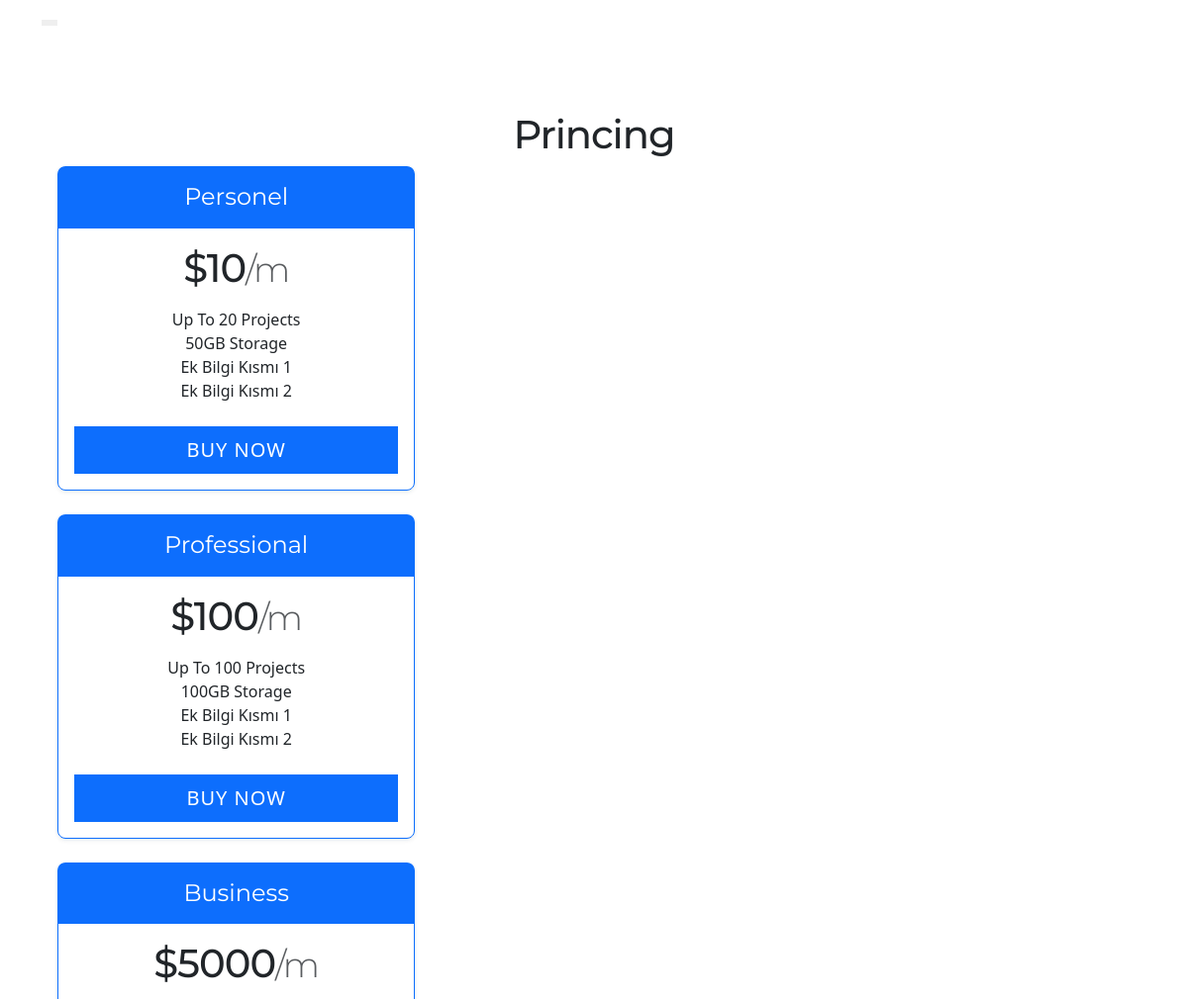
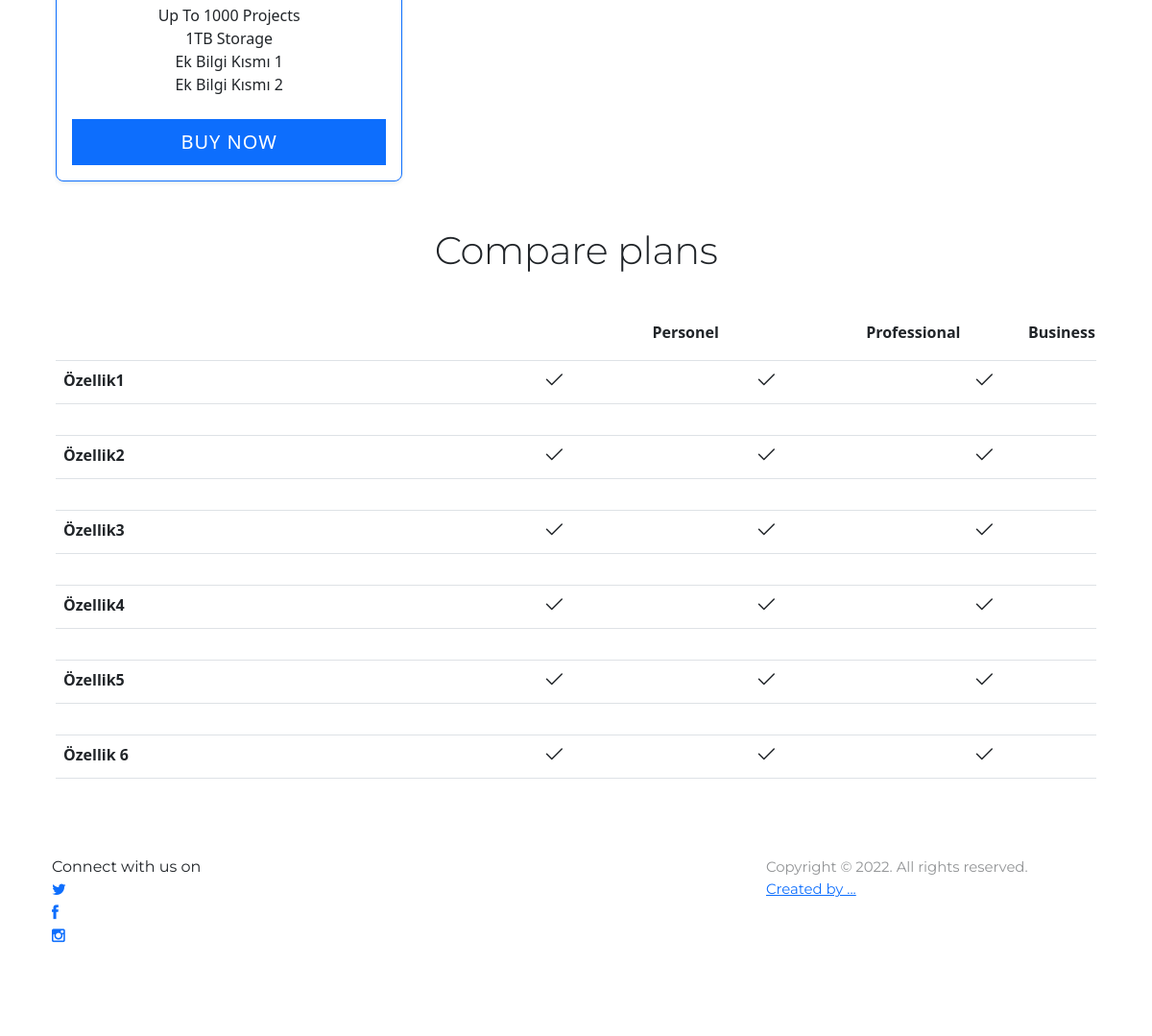
The page /pricing/ on the database its author committed (2 pictures, top to bottom).
### projectapp/models.py (models this page shows, shortened)
class Professional_second(models.Model):
    title = models.CharField(max_length=50)
    max_proje = models.CharField(max_length=50)
    fiyati = models.IntegerField()
    metin = models.CharField(max_length=50)
    depolama_alani = models.CharField(max_length=50)
    ek_bilgi = models.CharField(max_length=50)
    ek_bilgi2 = models.CharField(max_length=50)
    bilgi2 = models.BooleanField(default=False)

class Featurepricing(models.Model):
    ozellik = models.CharField(max_length=50)

### projectapp/views.py (the view)
# urls.py: path('pricing/', projectappViews.pricing, name='pricing'),
def pricing(request):
    professionals = Professional_second.objects.all()
    featurepricings = Featurepricing.objects.all()
    return render(request, 'pricing.html',{'professionals':professionals, 'featurepricings':featurepricings})

### projectapp/templates/pricing.html (shortened to what this page needs)
{% extends 'base.html' %}
{% block content %}
{% load static %}
{% include "nav2.html" %}
<link rel="stylesheet" href="{% static  '/css/bootstrap.min.css'   %}">
<div class="container py-3">
    <div class="pricing-header p-3 pb-md-4 mx-auto text-center">
      <h1>Princing </h1>
      <main>
        {% for professional in professionals %}
    <div class="col-sm-4 pricing-container wow fadeInUp"
    data-wow-delay="0.2s">
      <div class="col">
        <div class="card mb-4 rounded-3 shadow-sm border-primary">
          <div class="card-header py-3 text-bg-primary border-primary">
            <h4 class="my-0 fw-normal">{{professional.title}}</h4>
          </div>
          <div class="card-body">
            <h1 class="card-title pricing-card-title">${{professional.fiyati}}<small class="text-muted fw-light">/m</small></h1>
            <ul class="list-unstyled mt-3 mb-4">
              <li>{{professional.max_proje}}</li>
              <li>{{professional.depolama_alani}}</li>
              <li>{{professional.ek_bilgi}}</li>
              <li>{{professional.ek_bilgi2}}</li>
            </ul>
            <button type="button" class="w-100 btn btn-lg btn-primary" onclick="window.location.href='payment';">BUY NOW</button>
          </div>
        </div>
      </div>
    </div>
    {% endfor %}
    <h2 class="display-6 text-center mb-4">Compare plans</h2>
    <div class="table-responsive">
      <table class="tb">
        <thead>
          <tr>
            <th style="width: 50%;"></th>
            {% for professional in professionals %}
            <th style="width: 22%;">{{professional.title}}</th>
            {% endfor %}
          </tr>
        </thead>
      </table>
    </div>
    {% for featurepricing in featurepricings %}
    <div class="table-responsive">
        <table class="table text-center">
          <thead>
            <tr>
              <th style="width: 35%;"></th>
              <th style="width: 19%;"></th>
              <th style="width: 19%;"></th>
              <th style="width: 20%;"></th>
            </tr>
          </thead>
          <tbody>
          <tr>
            <th scope="row" class="text-start">{{featurepricing.ozellik}}</th>
            <td><svg class="bi" width="24" height="24"><use xlink:href="#check"/></svg></td>
            <td><svg class="bi" width="24" height="24"><use xlink:href="#check"/></svg></td>
            <td><svg class="bi" width="24" height="24"><use xlink:href="#check"/></svg></td>
          </tr>
          </tbody>
        </table>
      </div>
    {% endfor %}
  </main>
</div>
{% endblock %}

### projectapp/static/css/main.css (style rules this page uses)
h1, h2, h3, h4, h5, h6, p, .btn, .navbar-nav a, .form-control, .list-inline, small, #pricing { font-family: 'Montserrat', sans-serif; }
h1 { font-size: 55px; line-height: 55px; letter-spacing: -1px; color: #ffffff; font-weight: 700; }
h2 { font-size: 40px; line-height: 40px; letter-spacing: -0.5px; color: #ffffff; font-weight: 700; }
.btn { text-transform: uppercase; border-radius: 4px; border: none; }
.btn-lg { font-size: 13px; line-height: 1.33; padding: 22px 30px; font-weight: 400; letter-spacing: 1px; }
.btn-primary { background-color:#70cbce; color: #ffffff; }
.pricing-container { padding-left: 0px; padding-right: 0px; }
.pricing-container .btn { border-radius: 0; }

### projectapp/templates/pricing.html (style rules this page uses)
.bi { vertical-align: -.125em; fill: currentColor; }

### rows shown on the page
Professional_second: title "Personel", fiyati "10", max_proje "Up To 20 Projects", depolama_alani "50GB Storage", ek_bilgi "Ek Bilgi Kısmı 1", ek_bilgi2 "Ek Bilgi Kısmı 2"
Professional_second: title "Professional", fiyati "100", max_proje "Up To 100 Projects", depolama_alani "100GB Storage", ek_bilgi "Ek Bilgi Kısmı 1", ek_bilgi2 "Ek Bilgi Kısmı 2"
Professional_second: title "Business", fiyati "5000", max_proje "Up To 1000 Projects", depolama_alani "1TB Storage", ek_bilgi "Ek Bilgi Kısmı 1", ek_bilgi2 "Ek Bilgi Kısmı 2"
Featurepricing: ozellik "Özellik1"
Featurepricing: ozellik "Özellik2"
Featurepricing: ozellik "Özellik3"
Featurepricing: ozellik "Özellik4"
Featurepricing: ozellik "Özellik5"
Featurepricing: ozellik "Özellik 6"
